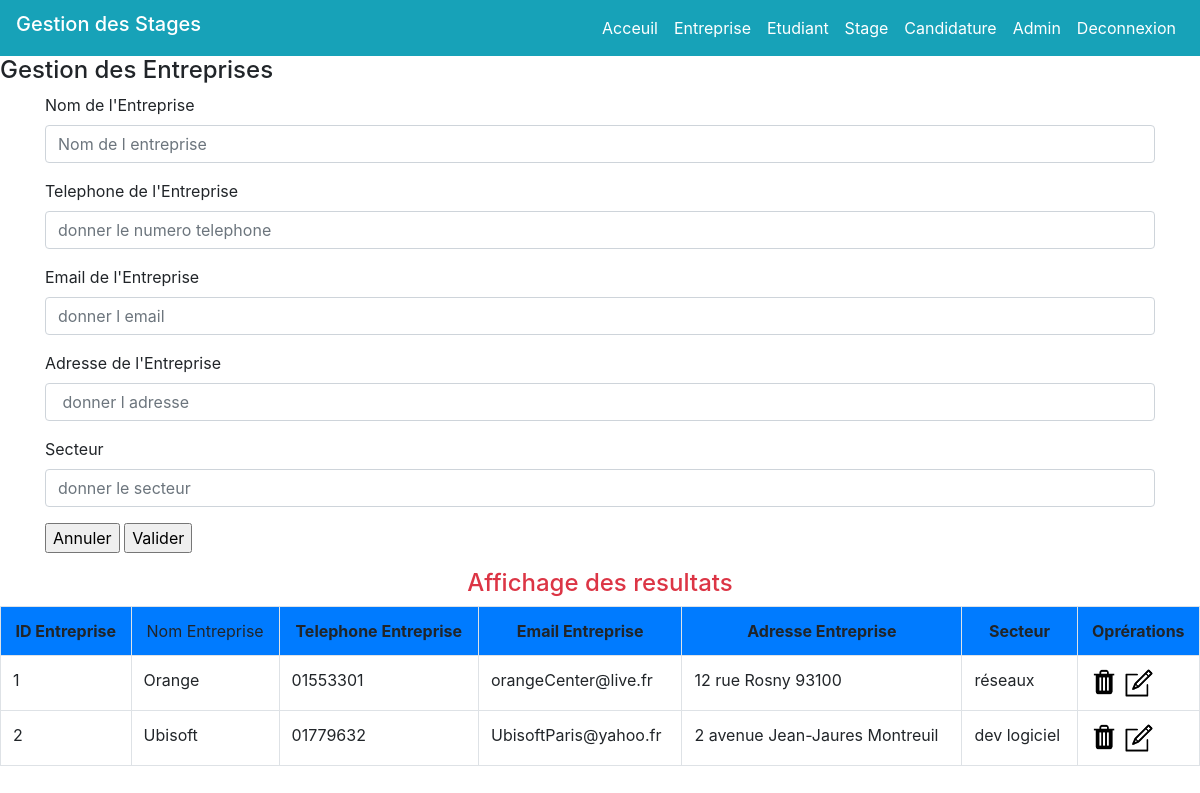
Page /index.php?page=1 (signed in) on the committed database.
### tables this page shows
CREATE TABLE Entreprise(
    idEntreprise int(4) not null auto_increment,
    nomEntreprise varchar(30) not null,
    telEntreprise varchar(30) not null,
    emailEntreprise varchar(30) not null,
    adresseEntreprise varchar(30) not null,
    secteur varchar(30),
    PRIMARY KEY(idEntreprise)

);

### controleur/controleur.class.php (called while the page is built, shortened)
<?php
    require_once("modele/modele.class.php");
    class Controleur
    {
        private $unModele;
        public function __construct()
        {
            $this->unModele = new Modele();
        }
        public function selectAllEntreprises()
        {
            $lesEntreprises = $this->unModele->selectAllEntreprises();
            return $lesEntreprises;
        }
    }
?>

### modele/modele.class.php (called while the page is built, shortened)
<?php
    class Modele
    {
        private $unPDO;
        public function __construct()
        {
            try
            {
                $this->unPDO = new PDO("mysql:host=localhost;dbname=gestion_stage","root","");
            }
            catch(PDOException $exp)
            {
                echo "Impossible de se connecter ";
            }
        }
        public function selectAllEntreprises()
        {
            $requete = "select * from Entreprise;";
            $select =$this->unPDO->prepare($requete);
            $select->execute();
            $lesEntreprises = $select->fetchAll();
            return $lesEntreprises;
        }
    }
?>

### vue/vue_les_entreprises.php (the view)
<h4 class = "text-center text-danger"> Affichage des resultats </h4>
<?php
    echo "<table class = 'table table-bordered'>
    <tr class = 'bg-primary text-center'> <th> ID Entreprise </th> <td> Nom Entreprise </th> <th> Telephone Entreprise </th>
    <th> Email Entreprise </th> <th> Adresse Entreprise </th> <th> Secteur </th> <th> Oprérations </th> <tr>";
    foreach ($lesEntreprises as $uneEntreprise){
        echo "<tr> <td> ".$uneEntreprise["idEntreprise"]."</td>
                    <td> ".$uneEntreprise["nomEntreprise"]."</td>
                    <td> ".$uneEntreprise["telEntreprise"]."</td>
                    <td> ".$uneEntreprise["emailEntreprise"]."</td>
                    <td> ".$uneEntreprise["adresseEntreprise"]."</td>
                    <td> ".$uneEntreprise["secteur"]."</td>
                    <td>
                    <a href='index.php?page=1&action=sup&idEntreprise=".$uneEntreprise["idEntreprise"]."'> <img src='images/icon_delete.png' width='30' height='30'> </a>
                    <a href='index.php?page=1&action=edit&idEntreprise=".$uneEntreprise["idEntreprise"]."'> <img src='images/icon_edit.png' width='30' height='30'> </a>
                    </td>
                </tr>";
    }
    echo "</table>";
?>

### index.php (shortened to what this page needs)
<?php
    require_once("controleur/controleur.class.php");
?>
<?php
    require_once("controleur/controleur.class.php");
    $unControleur = new Controleur();
?>
<!DOCTYPE html>
<html lang="en">
    <head>
        <link rel="stylesheet" href="css/style.css">
        <link rel = "stylesheet" type = "text/css" href = "https://cdn.jsdelivr.net/npm/bootstrap@4.6.0/dist/css/bootstrap.min.css">
        <link rel = "stylesheet"  type = "text/css" href = "https://cdn.jsdelivr.net/npm/@fortawesome/fontawesome-free@5.15.3/css/fontawesome.min.css">
    </head>
    <body>
        <?php
        if(isset($_SESSION['emailUser']))
        {
            echo '
            <nav class ="navbar navbar-expand-lg navbar-info bg-info">
                <h5 class = "text-white"> Gestion des Stages </h5>
            <div class ="mr-auto"> </div>
                <ul class = "navbar-nav">
                    <li class = "nacv-item">
                        <a class = "nav-link text-white" href="index.php?page=0"> Acceuil </a>
                    </li>
                    <li class = "nacv-item">
                        <a class = "nav-link  text-white"  href="index.php?page=1"> Entreprise </a>
                    </li>
                    <li class = "nacv-item">
                        <a class = "nav-link text-white"  href="index.php?page=2"> Etudiant </a>
                    </li>
                    <li class = "nacv-item">
                        <a class = "nav-link text-white"  href="index.php?page=3"> Stage </a>
                    </li>
                    <li class = "nacv-item">
                        <a class = "nav-link text-white"  href="index.php?page=4"> Candidature </a>
                    </li>
                    <li class = "nacv-item">
                        <a class = "nav-link text-white"  href="index.php?page=5"> Admin </a>
                    </li>
                    <li class = "nacv-item">
                        <a class = "nav-link text-white"  href="index.php?page=6"> Deconnexion </a>
                    </li>
                </ul>
        </nav>
        ';
            if (isset($_GET['page']))
            {
                $page = $_GET['page'];
            }else{
                $page = 0;
            }
            switch($page){
                case 1: require_once ("gestionEntreprise.php"); break;
            }
        }
        ?>
    </body>
</html>

### gestionEntreprise.php (shortened to what this page needs)
<h4> Gestion des Entreprises </h4>
<?php
    if($_SESSION['droits'] == "admin")
    {
        $lEntreprise = null;
        require_once("vue/vue_insert_entreprise.php");
    }
    $lesEntreprises = $unControleur->selectAllEntreprises();
    require_once("vue/vue_les_entreprises.php");
?>

### vue/vue_insert_entreprise.php (shortened to what this page needs)
<div class = "container">
    <form method = "post" action = "">
        <div class = "form-group">
            <label> Nom de l'Entreprise</label>
            <input type = "text" name = "nomEntreprise" placeholder="Nom de l entreprise" class = "form-control" value = "<?php
                if($lEntreprise != null)
                {
                    echo $lEntreprise['nomEntreprise'];
                }
            ?>">
        </div>
        <div class = "form-group">
            <label> Telephone de l'Entreprise </label>
            <input type = "text" name = "telEntreprise" placeholder="donner le numero telephone" class = "form-control"  value ="<?php
                if($lEntreprise != null)
                {
                    echo $lEntreprise['telEntreprise'];
                }
            ?>">
        </div>
        <div class = "form-group">
            <label> Email de l'Entreprise </label>
            <input type = "text" name = "emailEntreprise" placeholder="donner l email" class = "form-control"  value ="<?php
                if($lEntreprise != null)
                {
                    echo $lEntreprise['emailEntreprise'];
                }
            ?>">
        </div>
        <div class = "form-group">
            <label> Adresse de l'Entreprise </label>
            <input type = "text" name = "adresseEntreprise"  placeholder=" donner l adresse" class = "form-control"  value ="<?php
                if($lEntreprise != null)
                {
                    echo $lEntreprise['adresseEntreprise'];
                }
            ?>">
        </div>
        <div class = "form-group">
            <label> Secteur </label>
            <input type = "text" name = "secteur"  placeholder="donner le secteur" class = "form-control"  value ="<?php
                if($lEntreprise != null)
                {
                    echo $lEntreprise['secteur'];
                }
            ?>">
        </div>
        <div class = "form-group">
            <input type = "reset" name = "Annuler" value = "Annuler">
            <input type = "submit"
                <?php
                if ($lEntreprise == null )
                    echo 'name = "Valider" value = "Valider"';
                else
                    echo 'name = "Modifier" value = "Modifier"';
                ?>
            >
        </div>
    </form>
</div>

### css/style.css (style rules this page uses)
html, body { height: 100%; width: 100%; padding: 0; margin: 0; top: 0; bottom: 0; font-family: sans-serif; line-height: 1.5; }

### rows in the picture
entreprise: idEntreprise "1", nomEntreprise "Orange", telEntreprise "01553301", emailEntreprise "orangeCenter@live.fr", adresseEntreprise "12 rue Rosny 93100", secteur "réseaux"
entreprise: idEntreprise "2", nomEntreprise "Ubisoft", telEntreprise "01779632", emailEntreprise "UbisoftParis@yahoo.fr", adresseEntreprise "2 avenue Jean-Jaures Montreuil", secteur "dev logiciel"
